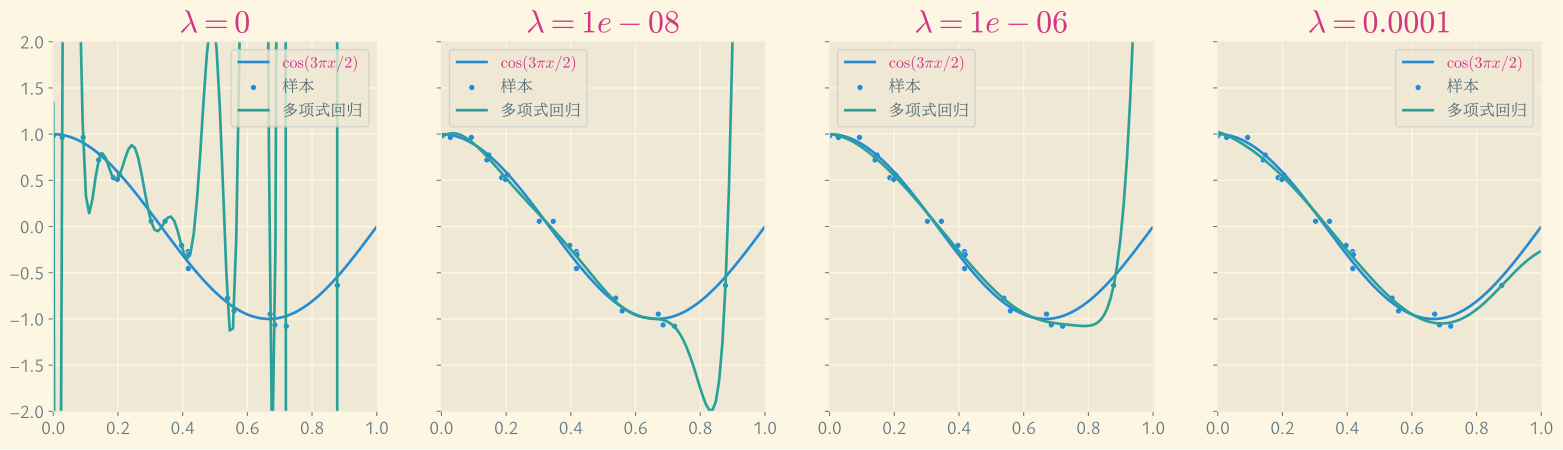

Python code for this plot:
import matplotlib.pyplot as plt
import seaborn as sns
import numpy as np
from sklearn.linear_model import LinearRegression, Ridge
from sklearn.preprocessing import PolynomialFeatures


def true_fun(X):
    return np.cos(1.5 * np.pi * X)


np.random.seed(1)

plt.rcParams.update({
    "font.family": ["Ysabeau Office", "LXGW Neo ZhiSong Screen Full"],
    "mathtext.fontset": "cm",
    "axes.unicode_minus": True,
    "savefig.bbox": "tight",
    'legend.fontsize': 12,
    "xtick.labelsize": 14,
    "ytick.labelsize": 14,
    'text.color': '#586e75',
})


n_samples = 20
x = np.random.rand(n_samples)
y = true_fun(x) + np.random.randn(n_samples) * 0.1
x_plot = np.linspace(0, 1, 100)

polynomial_features = PolynomialFeatures(degree=19, include_bias=True)
xx_plot = polynomial_features.fit_transform(x_plot[:, np.newaxis])
xx = polynomial_features.fit_transform(x[:, np.newaxis])

alpha = [0] + [10**i for i in range(-8, -2, 2)]  # 正则项
with plt.style.context('Solarize_Light2'):
    fig, ax = plt.subplots(1, len(alpha), sharey=True, figsize=(20, 5))

    for i, a in enumerate(alpha):
        sns.lineplot(x=x_plot, y=true_fun(x_plot), label=r"$\cos (3 \pi x  / 2)$", ax=ax[i])
        sns.scatterplot(x=x, y=y, s=20, label="样本", ax=ax[i])

        if a == 0:
            lr = LinearRegression()
        else:
            lr = Ridge(alpha=a)

        lr.fit(xx, y)
        ax[i].plot(x_plot, lr.predict(xx_plot), label="多项式回归")
        ax[i].set_title(rf'$\lambda = {a}$', fontsize=24, color="#d33682")
        ax[i].legend()
        leg = ax[i].get_legend()
        leg.texts[0].set_color("#d33682")

        ax[i].set_xlim((0, 1))
        ax[i].set_ylim((-2, 2))

    # plt.subplots_adjust(wspace=0.1, hspace=0.1)
    fig.savefig("linear-regression-regularization.svg")
